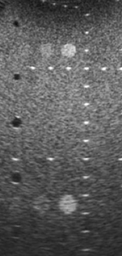
#> input picture SigProc_101/fantom.bmp, 122 x 256 px, shrunk from 342 x 719 before the run
$ jupyter execute --allow-errors SigProc-101-pimped.ipynb   (shell and % lines are left out)   (older library calls are emulated)
#> lines starting #> are read from the running program, lines starting #| are printed output that depends on the picture; long printed decimals are rounded
# Challenge : envelope detection

The aim of this challenge is to determine what is the best envelope detection algorithm to be used for the [echOpen](http://echopen.org/) probe's raw signal.

This challenge is meant to start playing with usual envelope detection algorithms so as to gather knowledge about state-of-art techniques that could be used in the future to improve the echOpen preprocessing. For more details about the principle of ultrasound imaging and signal processing, you can have a glance at our [gitbook](https://echopen.gitbooks.io/starterkit/content/technical_introduction.html).

In this challenge we'll use raw data that are simulated from images by modulating the signal with a sinusoïdal function, the frequence of which corresponds to the echOpen piezo frequence. Obviously, this is an "ideal" case, but that allows to test different implementations while monitoring the error between the envelope detection algorithm used and the ground truth image from which raw data were simulated.

Eventually, the implementations that will be retained at the end of this challenge will be tested on real echOpen raw data. This will allow to measure the different algorithms' performances in terms of "image quality" (impact on spatial resolution, for example).

## Pipeline

The scheme below sums up the different steps that are gone through in this notebook :

- Starting from an ultrasound image of good quality ("ground truth"), we apply an amplitude modulation by multiplicating each line by a sinusoidal signal. This allows to simulate what would be the raw signal that would lead to each line in the image.
- We implemented a very basic reconstruction algorithm that will serve as a baseline (i.e. you should do better!). The reconstruction function takes as input the simulated raw signal and performs envelope detection to get an image.
- We compute the error map between the reconstructed image and the ground truth. We attribute to the reconstruction method a score that corresponds to the sum of squared errors between each pixels.
- At the very end of the notebook is a reconstructImage() function in which you can implement your own envelope detection method. Then you'll be able to directly evaluate the score associated with your method. Just play with the reconstructImage() function and try to lower the error!
- Once you're satisfied with your method, you can submit your reconstructImage() to the leaderboard by following the instructions at the end of this notebook.

## Loading useful libraries

[cell 1]
from __future__ import print_function
import numpy as np
from PIL import Image # for bmp import
from glob import glob
from scipy.misc import imresize
import matplotlib.pyplot as plt
import math
import time

[cell 2]
def showImage(imageToPlot):
    plt.figure(figsize=(2, 4))
    plt.gray()
    plt.imshow(imageToPlot.reshape(imageToPlot.shape), aspect='auto')
    plt.show()

def normImag(A):
# Let's normalize the image
    A = A - A.min()
    A = 1.0*A/A.max()
    return(A)

def find_nearest(array,value):
    idx = (np.abs(array-value)).argmin()
    return array[idx],idx

## Loading and studying the 342x719 image of fantom
Here we load the original image that will serve as "ground truth" that we would like to achieve. This image will later be altered in a way that allows to simulate a raw signal (i.e. the image before envelope detection is performed).

[cell 3]
im = Image.open("fantom.bmp").convert('L') # convert 'L' is to get a flat image, not RGB
groundTruth = normImag(np.array(im)) # we use the full [0;1] range
showImage(groundTruth)

Let's assume vertical line points are spaced by 1cm each. This corresponds to a depth of about 13cm.

[cell 4]
depth = 0.13 # in meters
resolution = groundTruth.shape[0]/depth # in pts/m
#> resolution = 1969.2
t = depth*2.0/1450.0

print('Image resolution in pixels/mm : ', resolution/1000.0)
#| Image resolution in pixels/mm :  1.969
print('Listening time in micro-secs : ', t*1.0E6)

The corresponding resolution is 5.53 pts / mm. At a speed of 1450m/s for sound, we'd have a listening time of around 180µs of recording.

## Simulating a raw signal that would lead to this "ground truth" image

Let's assume an ADC sampling rate of 60Msps (close to our prototype) and a piezo frequency f = 3.5 MHz, and compute the length of the raw signal :

[cell 5]
sps = 60.0E6
f = 3.5E6
L = int(t*sps)

print("Number of points in raw signal : ", L)

The corresponding length of raw signal is close to 11k points.

We can then recreate the raw signal image :

[cell 6]
# First create a table of L points for each line, from the original image, by using bicubic interpolation
# This is to get a smoother and more realistic raw signal
BigImg = imresize(groundTruth, ( L,groundTruth.shape[1]), interp='bicubic')

# Then simulate raw signal by modulating the data of BigImg with a sinusoidal function,
# the frequence of which corresponds to the piezo frequency
rawSignal = np.zeros(shape=(L,groundTruth.shape[1]))
for i in range(len(rawSignal)):
    for j in range(len(rawSignal[0])):
        pixelValue = 1.0*BigImg[i][j]
        w = 2.0*math.radians(180)*f
        rawSignal[i][j] = pixelValue*math.cos(1.0*i*w/sps)

Let's check that we have the image (in green) and the corresponding signal (in blue) :

[cell 7]
line = np.zeros(shape=(L))
imageLine = np.zeros(shape=(L))
for i in range(len(rawSignal)):
    line[i] =  rawSignal[i][10]
    imageLine[i] = BigImg[i][10]
#> after the loop, imageLine = 10758 values, max 140 at index 4010, min 22 at index 10605, mean 80.51; line = 10758 values, max 138.3 at index 4011, min -140 at index 4020, mean 0.00536
plt.plot(line,"g")
plt.plot(imageLine,"r")
plt.show()
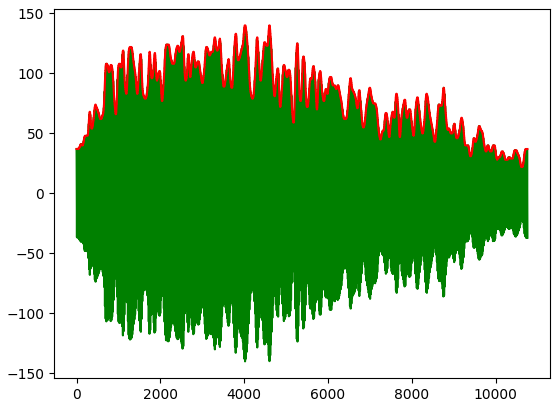
#> figure drawn by matplotlib, 1 panel; curve peaks at x = 4011, y = 138.3; curve peaks at x = 4010, y = 140

Let's analyse this signal in the frequency domain, through a FFT. We should see the image, modulated by the 3.5MHz. That is, a "potato" around a 3.5MHz peak :

[cell 8]
maxFreq = 6.0E6
xLimit = int(L*maxFreq/sps) # upper cap to
lineFFT = np.fft.fft(line)
xScale = range(xLimit)
#> (the rest of this cell did not finish here and is left out)

Conclusion: our rawSignal matches the raw signal's characteristics for the fantom image !

## Saving the raw signal into a file for use in a different code
Let's save the raw signal data into a compressed .csv file so that you'll be able to load it from a different code (e.g. if you're not at ease with python, you can make your own script in whatever language you want to implement the envelope detection algorithm). Note that np.savetxt() and np.load() transparently accepts gz files.

[cell 9]
# Let's save the raw signal data
np.savetxt("RawSignal.csv.gz",rawSignal, delimiter=';')

## Envelope detection challenge

Below are the pieces of code related to the proper envelope detection.

- Firstly, some useful functions are defined to display, compare images, and allow performance assessment.
- A basic decimation algorithm is then implemented. This method will serve as a baseline : you're supposed to do better !
- You'll have to define your own envelope detection method
- An automated score estimation and comparison between the baseline and your algorithm are provided.

### Score estimation and comparison functions

The estimateScore() function computes the error map between reconstructed image and the ground truth, and returns a score associated to this error map, as well as the max error achieved on a given pixel.

You should retain the algorithm that achieves the lowest possible value for these scores.

[cell 10]
def ssd(A,B):
    A = A - 0.95*A.min()
    A = 1.0*A/A.max()
    B = B - 0.95*B.min()
    B = 1.0*B/B.max()
    squares = (A[:,:] - B[:,:]) ** 2
    return np.sum(squares)

def estimateScore(groundTruth, reconstructedImage) :
    errorMap = (groundTruth - reconstructedImage)
    print('Error map between ground truth and reconstructed image : ')
    showImage(errorMap)
    score = ssd(reconstructedImage,groundTruth)
    maxErr = errorMap.max()
    return [score,maxErr]

def compareImages(im1,im2) :
    plt.figure()
    ax = plt.subplot(1, 2, 1)
    plt.imshow(im1)
    plt.gray()
    ax.get_xaxis().set_visible(False)
    ax.get_yaxis().set_visible(False)
    ax = plt.subplot(1, 2, 2)
    plt.imshow(im2)
    plt.gray()
    ax.get_xaxis().set_visible(False)
    ax.get_yaxis().set_visible(False)
    plt.show()

### Baseline method (don't change this one ! )
This function implements a basic decimation.

[cell 11]
def reconstructBaseline(rawSignal,image_shape) :
    reconstructedImage = np.zeros(shape=(image_shape[0],image_shape[1]))
    decimationFactor = 1.0*rawSignal.shape[0]/image_shape[0]

    for i in range(rawSignal.shape[0]):
           for j in range(image_shape[1]):
                reconstructedImage[int(i/decimationFactor)][j] += np.abs(rawSignal[i][j])

    reconstructedImage = normImag(np.abs(reconstructedImage))
    return reconstructedImage

Let's compare the image reconstructed with the baseline method, with the ground truth to achieve :

[cell 12]
reconBaseline = reconstructBaseline(rawSignal,groundTruth.shape)
compareImages(groundTruth, reconBaseline)
#> in compareImages, `plt.show()`:
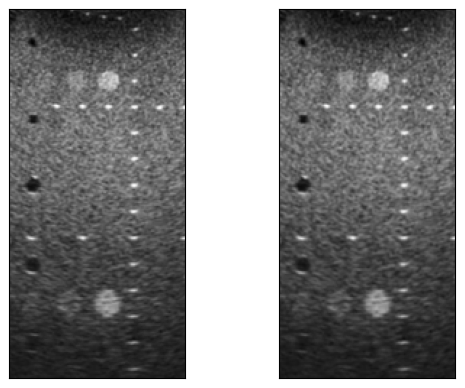
#> figure drawn by matplotlib, 2 panels
[scoreBaseline,maxErrBaseline] = estimateScore(groundTruth, reconBaseline)
#> in estimateScore, `errorMap = (groundTruth - reconstructedImage)`:
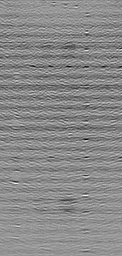
#> errorMap: shape (256, 122) float64; min -0.0427, max 0.0376, mean 0.000811; drawn with min black and max white
#> in ssd, `squares = (A[:,:] - B[:,:]) ** 2`:
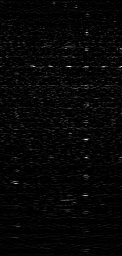
#> squares: shape (256, 122) float64; min 0, max 0.00182, mean 4.83e-05; drawn with min black and max white
#> in estimateScore, `score = ssd(reconstructedImage,groundTruth)`: score = 1.51
#> in estimateScore, `maxErr = errorMap.max()`: maxErr = 0.0376
#> scoreBaseline = 1.51; maxErrBaseline = 0.0376

print('Score for Baseline method : ', scoreBaseline)
#| Score for Baseline method :  1.508
print('max Err between pixels for Baseline method : ', maxErrBaseline)
#| max Err between pixels for Baseline method :  0.03762

### Your turn : implement your own method in the function below

[cell 13]
def reconstructImage(rawSignal,image_shape) :
    # Here is a copy of the baseline method. Replace that by another method.
    reconstructedImage = np.zeros(shape=(image_shape[0],image_shape[1]))
    decimationFactor = 1.0*rawSignal.shape[0]/image_shape[0]

    for i in range(rawSignal.shape[0]):
           for j in range(image_shape[1]):
                reconstructedImage[int(i/decimationFactor)][j] += np.abs(rawSignal[i][j])

    reconstructedImage = normImag(np.abs(reconstructedImage))
    # The function should return the reconstructed image
    return reconstructedImage

### Performance assessment of your method

[cell 14]
recon = reconstructImage(rawSignal,groundTruth.shape)
compareImages(groundTruth, recon)
[score,maxErr] = estimateScore(groundTruth, recon)
#> score = 1.51; maxErr = 0.0376

print('Score for your method : ', score)
#| Score for your method :  1.508
print('max Err between pixels for your method : ', maxErr)
#| max Err between pixels for your method :  0.03762

## Submitting your own method to the leaderboard

To submit your own implementation to our leaderboard and compare your performances to other teams, go to http://37.187.117.106:8888/.

- Subscribe to the leaderboard
- Go to the IDE and paste your code, in the same form as the example provided in the cell below. The code should at least include the definition of a function "run(rawSignal,image_shape)" where :
  - rawData is a numpy.array containing the raw signal values (in the same format as in this notebook)
  - imageShape is an array [imageLength, imageWidth] with dimensions of the reconstructed image
  -  the function should return a numpy.array of shape [imageLength, imageWidth] containing the reconstructed image values
- It's possible to install python packages via pip, by defining a "install_packages()" function. The imports should then be done in the run function.
- Click on the "submit" button.
- After some time, a notification will inform you about your score and your ranking will appear in the leaderboard.

You can submit the example code in the cell below. This implementation should lead to a score of 12481.6872689

[cell 15]
def install_packages():
    import pip
    pip.main(['install', 'scipy'])

def run(rawSignal,image_shape) :

    import numpy as np
    from scipy.signal import hilbert

    reconstructedImage = np.zeros(shape=(image_shape[0],image_shape[1]))
    analytic_signal = hilbert(rawSignal)
    amplitude_envelope = np.abs(analytic_signal)
    decimationFactor = 1.0*amplitude_envelope.shape[0]/image_shape[0]

    old_pixel = 0
    nb_points=0
    for i in range(amplitude_envelope.shape[0]):
        for j in range(image_shape[1]):
            reconstructedImage[int(i/decimationFactor)][j] += np.abs(amplitude_envelope[i][j])

        if (int(i/decimationFactor) == old_pixel):
            nb_points += 1
        else:
            nb_points += 1
            reconstructedImage[int(i/decimationFactor)-1] = reconstructedImage[int(i/decimationFactor)-1]/nb_points
            nb_points = 1
            old_pixel = old_pixel+1

    reconstructedImage = normImag(np.abs(reconstructedImage))

    # The function should return the reconstructed image
    return reconstructedImage

## Test: adding an noise typical for our hardware

We have obtained the typical noise of the device imaging only water (see the  __first characterization__ notebook )

[cell 16]
import random
NbPoints = len(lineFFT)
#> NbPoints = 10758
xnScale = range(NbPoints)
#> (the rest of this cell did not finish here and is left out)
